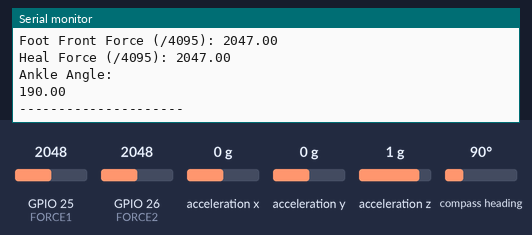
Simulated run of this sketch. Board: ESP32. Shown: the last lines printed to the serial monitor. Inputs (shaded band) come from the test bench; at power-on: acceleration z 1 g, GPIO 25 (FORCE1) = 2048, GPIO 26 (FORCE2) = 2048, acceleration x 0 g, acceleration y 0 g, compass heading 90°.

Above: at 1.8 s.
1.9 s: acceleration z set to -1.4 g
At 2.6 s:
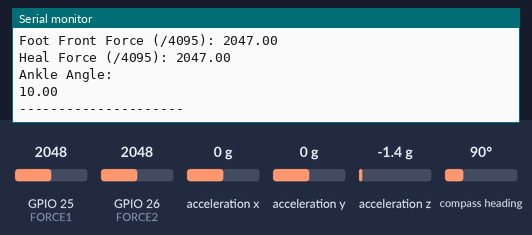
3.4 s: GPIO 25 (FORCE1) set to 2866
4.9 s: GPIO 26 (FORCE2) set to 2866
6.4 s: acceleration x set to -1.4 g
At 7.1 s:
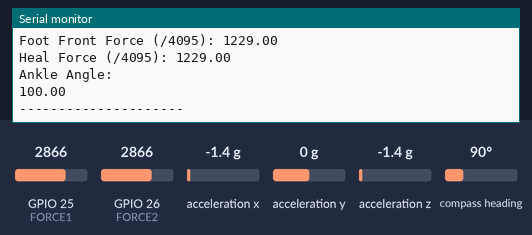
7.9 s: acceleration y set to -1.4 g
At 8.6 s:
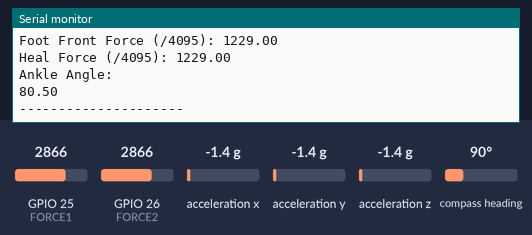
9.4 s: GPIO 25 (FORCE1) set to 3972
Timing chart, 0 to 11.9 s (numbered marks = the images above; inputs shaded):
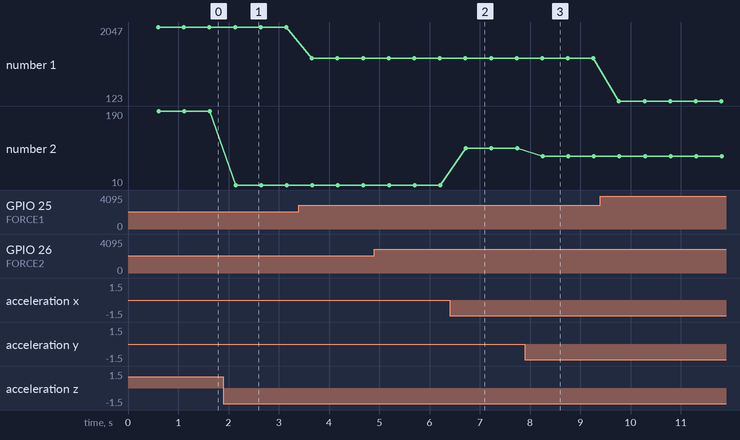

Measured:
- after the input at 1.9 s, the serial monitor: prints a new line after 0.24 s (image 1)
- after the input at 6.4 s, the serial monitor: prints a new line after 0.32 s (image 2)
- after the input at 7.9 s, the serial monitor: prints a new line after 0.35 s (image 3)
- plotted number 1: 2047 → 1229 after the input at 3.4 s, 1229 → 123 after the input at 9.4 s
- plotted number 2: 190 → 10 after the input at 1.9 s, 10 → 100 after the input at 6.4 s, 100 → 80.5 after the input at 7.9 s

The sketch:

fourSensors.ino
```cpp
#include <Wire.h>
#include <Adafruit_Sensor.h>
#include <Adafruit_BNO055.h>

#define patientFootAngle 10 //in degrees

#define FORCE1 25
#define FORCE2 26

//foot
#define SDA_1 19
#define SCL_1 23
//leg
#define SDA_2 21
#define SCL_2 22

TwoWire I2Cone = TwoWire(0);
TwoWire I2Ctwo = TwoWire(1);
#define BNO055_SAMPLERATE_DELAY_MS (100)
#define sensor1 26

Adafruit_BNO055 bno1 = Adafruit_BNO055(55, 0x28, &I2Cone);
Adafruit_BNO055 bno2 = Adafruit_BNO055(55, 0x28, &I2Ctwo);

void setup() {
  //Wire.begin();
  Serial.begin(921600);
  I2Cone.begin(SDA_1, SCL_1, 100000);
  I2Ctwo.begin(SDA_2, SCL_2, 100000);

  Serial.println("\nI2C Scanner");

  if(!bno1.begin())
  {
    /* There was a problem detecting the BNO055 ... check your connections */
    Serial.print("Ooops, no BNO055_1 detected ... Check your wiring or I2C ADDR!");
    //while(1);
  }

  if(!bno2.begin())
  {
    /* There was a problem detecting the BNO055 ... check your connections */
    Serial.print("Ooops, no BNO055_2 detected ... Check your wiring or I2C ADDR!");
    //while(1);
  }
  displaySensorDetails();

}

//function that checks if any I2C device is connected (it will show multiple devices
//at different addresses if they are recognized and connected correctly)
void checkI2C() {
  byte error, address;
  int nDevices;
  //Serial.println("Scanning...");
  nDevices = 0;
  for(address = 1; address < 127; address++ ) {
    Wire.beginTransmission(address);
    error = Wire.endTransmission();
    if (error == 0) {
      //Serial.print("I2C device found at address 0x");
      //if (address<16) {
        //Serial.print("0");
      //}
      //Serial.println(address,HEX);
      nDevices++;
    }
    else if (error==4) {
      Serial.print("Unknown error at address 0x");
      if (address<16) {
        Serial.print("0");
      }
      Serial.println(address,HEX);
    }
  }
  if (nDevices == 0) {
    Serial.println("No I2C devices found\n");
  }
  //else {
    //Serial.println("done\n");
  //}
}

void displaySensorDetails(void)
{
  sensor_t sensor;
  bno1.getSensor(&sensor);
  Serial.println("------------------------------------");
  Serial.print  ("Sensor:       "); Serial.println(sensor.name);
  Serial.print  ("Driver Ver:   "); Serial.println(sensor.version);
  Serial.print  ("Unique ID:    "); Serial.println(sensor.sensor_id);
  Serial.print  ("Max Value:    "); Serial.print(sensor.max_value); Serial.println(" xxx");
  Serial.print  ("Min Value:    "); Serial.print(sensor.min_value); Serial.println(" xxx");
  Serial.print  ("Resolution:   "); Serial.print(sensor.resolution); Serial.println(" xxx");
  Serial.println("------------------------------------");
  Serial.println("");
  delay(100);

  bno2.getSensor(&sensor);
  Serial.println("------------------------------------");
  Serial.print  ("Sensor:       "); Serial.println(sensor.name);
  Serial.print  ("Driver Ver:   "); Serial.println(sensor.version);
  Serial.print  ("Unique ID:    "); Serial.println(sensor.sensor_id);
  Serial.print  ("Max Value:    "); Serial.print(sensor.max_value); Serial.println(" xxx");
  Serial.print  ("Min Value:    "); Serial.print(sensor.min_value); Serial.println(" xxx");
  Serial.print  ("Resolution:   "); Serial.print(sensor.resolution); Serial.println(" xxx");
  Serial.println("------------------------------------");
  Serial.println("");
  delay(500);
}

void loop() {


  // Read data from force sensor 1
  float force1_reading = abs(4095-analogRead(FORCE1));

  Serial.print("Foot Front Force (/4095): ");
  Serial.println(force1_reading);

  // Read data from force sensor 2
  float force2_reading = abs(4095-analogRead(FORCE2));

  Serial.print("Heal Force (/4095): ");
  Serial.println(force2_reading);

  //checkI2C();

  imu::Vector<3> accel_value1 = bno1.getVector(Adafruit_BNO055::VECTOR_ACCELEROMETER);
  imu::Vector<3> accel_value2 = bno2.getVector(Adafruit_BNO055::VECTOR_ACCELEROMETER);
  imu::Vector<3> euler1 = bno1.getVector(Adafruit_BNO055::VECTOR_EULER);
  imu::Vector<3> euler2 = bno2.getVector(Adafruit_BNO055::VECTOR_EULER);

  //Print IMU Data from BNO's
  sensors_event_t event1;
  bno1.getEvent(&event1);
  sensors_event_t event2;
  bno2.getEvent(&event2);

  Serial.println("Ankle Angle:");
  if(abs(event2.orientation.z)<90){Serial.print(abs(180-event2.orientation.y+event1.orientation.y)+patientFootAngle);}
  else{Serial.print(abs(event2.orientation.y+event1.orientation.y)+patientFootAngle);}
  Serial.print("\n---------------------\n");

  /*
  Serial.print("X: ");
  Serial.print(event.orientation.x, 4);
  Serial.print("\tY: ");
  if(abs(event.orientation.z)<90){Serial.print(180-event.orientation.y, 4);}
  else{Serial.print(event.orientation.y, 4);}
  Serial.print(event.orientation.y, 4);
  Serial.print("\tZ: ");
  Serial.print(event.orientation.z, 4);
  Serial.println("");
  Serial.print("\n---------------------\n");*/

  delay(500);
}
```
